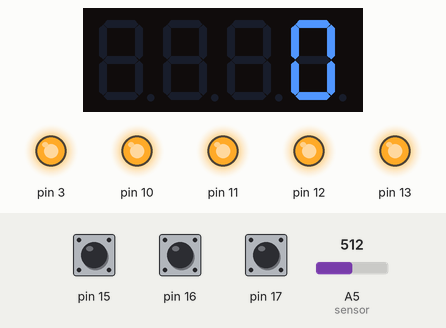
Bench run of a sketch on a simulated Arduino Uno, built with avr-gcc and run on an emulated ATmega328P. Shown: 4-digit seven-segment display, output pins drawn as LEDs (lit = HIGH). The test bench sets the inputs (shaded band); at power-on: A5 (sensor) = 512, pin 15 HIGH, pin 16 HIGH, pin 17 HIGH.

Above: at 1.2 s.
1.3 s: A5 (sensor) set to 710
2.8 s: A5 (sensor) set to 980
Timing chart, 0 to 5.8 s (numbered marks = the images above; inputs shaded):
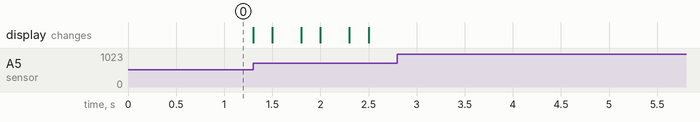

Measured:
- after the input at 2.8 s, every drawn part: stays the same

The sketch:

Heart_Monitor.ino
```cpp
#include <MultiFuncShield.h>

/*

For more information and help, please visit https://www.cohesivecomputing.co.uk/hackatronics/arduino-multi-function-shield/part-3/

All our hackatronics projects are free for personal use, and there are many more
in the pipeline. If you find our projects helpful or useful, please consider making
a small donation to our hackatronics fund using the donate buttons on our web pages.
Thank you.

*/

void initializeSensorReading();
int data[4];
byte dataIdx=0;

byte pulseDetected = false;
int lastPulseTime = -1;


void setup() {
  // put your setup code here, to run once:

  MFS.initialize();
  initializeSensorReading();
  //Serial.begin(9600);
}


void loop()
{
  if (MFS.getTimer() == 0)
  {
    MFS.setTimer(10000);    // reset millisecond countdown timer.
    if (lastPulseTime != -1)
    {
      lastPulseTime = 10000 + lastPulseTime;
    }
  }

  int sensorValue = analogRead(A5);    // read the sensor.

  if (sensorValue < 20 || sensorValue > 970)
  {
    // Sensor hasn't normalized, check how long for in milliseconds.
    if (lastPulseTime != -1 && lastPulseTime - MFS.getTimer() > 700)
    {
      initializeSensorReading();
    }
  }
  else if (sensorValue > (3 * 1024) / 5)  // value is rising, so must be start of a pulse.
  {
    if (!pulseDetected)
    {
      pulseDetected = true;

      if (lastPulseTime == -1)
      {
        lastPulseTime = MFS.getTimer();
      }
      else
      {
        int pulsePeriod = lastPulseTime - MFS.getTimer();  // calculate time between pulses in millseconds.
        lastPulseTime = MFS.getTimer();

        int bpm = 60000 / pulsePeriod;    // calculate beats per minute.

        if (bpm < 45 || bpm > 230)   // bpm is outside acceptible range, so clear the data buffer.
        {
          initializeSensorReading();
        }
        else
        {
          // bmp is within range, but still need to calculate average.

          data[dataIdx++] = bpm;

          if (dataIdx >= 4)
          {
            dataIdx = 0;
          }

          if (data[0] && data[1] && data[2] && data[3])  // check if data buffer is full before calculating avg bpm.
          {
            int avgBpm = (data[0] + data[1] + data[2] + data[3]) / 4;

            MFS.blinkDisplay(DIGIT_ALL, OFF);
            MFS.write(avgBpm);
            MFS.beep();
          }
          else
          {
            // buffer not full, so blink the display.
            MFS.blinkDisplay(DIGIT_ALL, ON);
          }
        }
      }
    }
  }
  else if (sensorValue < (1024 / 2))  // value is falling, so must be end of pulse.
  {
    pulseDetected = false;
  }

  //Serial.println(sensorValue);
  //delay(10);
}


// Initialize the read buffer and display.
void initializeSensorReading()
{
  lastPulseTime = 0;

  dataIdx = 0;
  for (int i=0; i<4; i++)
  {
    data[i] = 0;
  }

  MFS.write(0);
  MFS.blinkDisplay(DIGIT_ALL, OFF);
}
```
